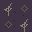

A level layout from a 2D game, rendered from its tile map. Below: a short description, then the map file with its tile-grid data intact:
An orthogonal 1x1 tile map with 32x32 px tiles, 1 tile layer (Assembly), 3 tilesets.

<map version="1.10" orientation="orthogonal" renderorder="right-down" width="1" height="1" tilewidth="32" tileheight="32" infinite="0" nextlayerid="2" nextobjectid="1">
  <tileset firstgid="1" source="../floors.tsx" />
  <tileset firstgid="321" source="../walls.tsx" />
  <tileset firstgid="961" source="../architecture.tsx" />
  <layer id="1" name="Assembly" width="1" height="1">
    <data encoding="csv">
199
</data>
  </layer>
</map>
